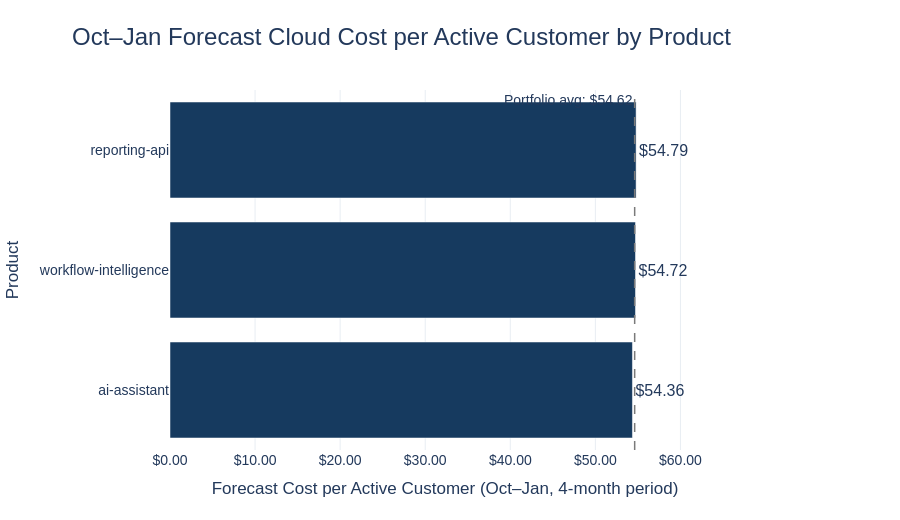

Notebook cell for this chart:
### Code cell
# better version

import numpy as np
import pandas as pd
import plotly.express as px

# Aggregate to product level
unit_df = (
    df.groupby("product_name", dropna=False)
      .agg({
          "forecast_baseline_cost": "sum",
          "active_customers": "sum",
      })
      .reset_index()
)

# Guard against divide-by-zero
unit_df = unit_df[unit_df["active_customers"] > 0].copy()

# Unit metric
unit_df["cost_per_customer"] = (
    unit_df["forecast_baseline_cost"] / unit_df["active_customers"]
)

# Sort for cleaner reading
unit_df = unit_df.sort_values("cost_per_customer", ascending=True)

# Portfolio average
portfolio_avg = unit_df["cost_per_customer"].mean()

fig = px.bar(
    unit_df,
    x="cost_per_customer",
    y="product_name",
    orientation="h",
    text="cost_per_customer",
    title="Oct–Jan Forecast Cloud Cost per Active Customer by Product",
)

fig.update_traces(
    marker_color="#163A5F",
    texttemplate="$%{text:,.2f}",
    textposition="outside",
    cliponaxis=False,
    outsidetextfont=dict(size=16, color="#23395B"),
    hovertemplate=(
        "<b>%{y}</b><br>"
        "Forecast cost per active customer: $%{x:,.2f}"
        "<extra></extra>"
    ),
)

fig.add_vline(
    x=portfolio_avg,
    line_dash="dash",
    line_color="#7A7A7A",
    line_width=1.5,
    annotation_text=f"Portfolio avg: ${portfolio_avg:,.2f}",
    annotation_position="top left"
)

max_x = unit_df["cost_per_customer"].max()

fig.update_layout(
    template="plotly_white",
    height=520,
    showlegend=False,
    title=dict(
        x=0.08,
        xanchor="left",
        font=dict(size=24, color="#23395B")
    ),
    margin=dict(l=150, r=180, t=90, b=70),
    xaxis=dict(
        title="Forecast Cost per Active Customer (Oct–Jan, 4-month period)",
        tickprefix="$",
        tickformat=",.2f",
        showgrid=True,
        gridcolor="#E8EDF3",
        zeroline=False,
        range=[0, max_x * 1.18]
    ),
    yaxis=dict(
        title="Product",
        showgrid=False
    ),
    uniformtext_minsize=14,
    uniformtext_mode="show",
    plot_bgcolor="white",
    paper_bgcolor="white",
    font=dict(
        family="Arial",
        size=14,
        color="#23395B"
    )
)

fig.show()

### Figure 1 — Plotly figure (JSON) as saved in the notebook; plotly's stock layout.template omitted (floating-point values rounded to 4 significant figures)
{"data": [{"cliponaxis": false, "hovertemplate": "<b>%{y}</b><br>Forecast cost per active customer: $%{x:,.2f}<extra></extra>", "legendgroup": "", "marker": {"color": "#163A5F", "pattern": {"shape": ""}}, "name": "", "orientation": "h", "outsidetextfont": {"color": "#23395B", "size": 16}, "showlegend": false, "text": [54.36, 54.72, 54.79], "textposition": "outside", "texttemplate": "$%{text:,.2f}", "type": "bar", "x": [54.36, 54.72, 54.79], "xaxis": "x", "y": ["ai-assistant", "workflow-intelligence", "reporting-api"], "yaxis": "y"}], "layout": {"annotations": [{"showarrow": false, "text": "Portfolio avg: $54.62", "x": 54.62, "xanchor": "right", "xref": "x", "y": 1, "yanchor": "top", "yref": "y domain"}], "barmode": "relative", "font": {"color": "#23395B", "family": "Arial", "size": 14}, "height": 520, "legend": {"tracegroupgap": 0}, "margin": {"b": 70, "l": 150, "r": 180, "t": 90}, "paper_bgcolor": "white", "plot_bgcolor": "white", "shapes": [{"line": {"color": "#7A7A7A", "dash": "dash", "width": 1.5}, "type": "line", "x0": 54.62, "x1": 54.62, "xref": "x", "y0": 0, "y1": 1, "yref": "y domain"}], "showlegend": false, "title": {"font": {"color": "#23395B", "size": 24}, "text": "Oct–Jan Forecast Cloud Cost per Active Customer by Product", "x": 0.08, "xanchor": "left"}, "uniformtext": {"minsize": 14, "mode": "show"}, "xaxis": {"anchor": "y", "domain": [0, 1], "gridcolor": "#E8EDF3", "range": [0, 64.65], "showgrid": true, "tickformat": ",.2f", "tickprefix": "$", "title": {"text": "Forecast Cost per Active Customer (Oct–Jan, 4-month period)"}, "zeroline": false}, "yaxis": {"anchor": "x", "domain": [0, 1], "showgrid": false, "title": {"text": "Product"}}}}
